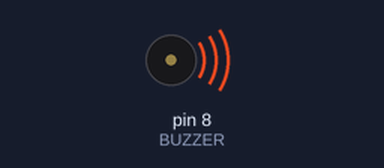
The sketch below on a simulated Arduino Uno, built with avr-gcc and run on an emulated ATmega328P. On the bench: buzzer (waves = sounding).

Above: at 0.3 s.
At 3.9 s:
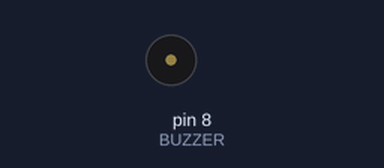
Timing chart, 0 to 4.8 s (numbered marks = the images above):
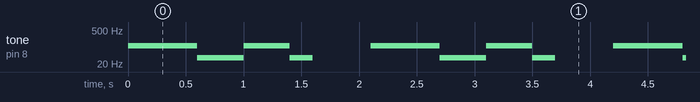

Measured:
- by itself, tone on pin 8 (BUZZER): repeats every 2.1 s: 37 Hz 0.40 s, 110 Hz 0.40 s, 37 Hz 0.20 s, silent 0.50 s, 110 Hz 0.60 s

The sketch:

5-passivebuzz.ino
```cpp
#include "pitches.h"
#define BUZZER 8

int duration = 200;
int melody[] = {
    NOTE_A2, NOTE_A2,
    NOTE_A2, NOTE_D1,
    NOTE_D1, NOTE_A2,
    NOTE_A2, NOTE_D1
};

void setup() { }

void loop() {
    for (int note = 0; note < 8; note++) {
        tone(BUZZER, melody[note], duration);
        delay(200);
    }

    delay(500);
}
```
